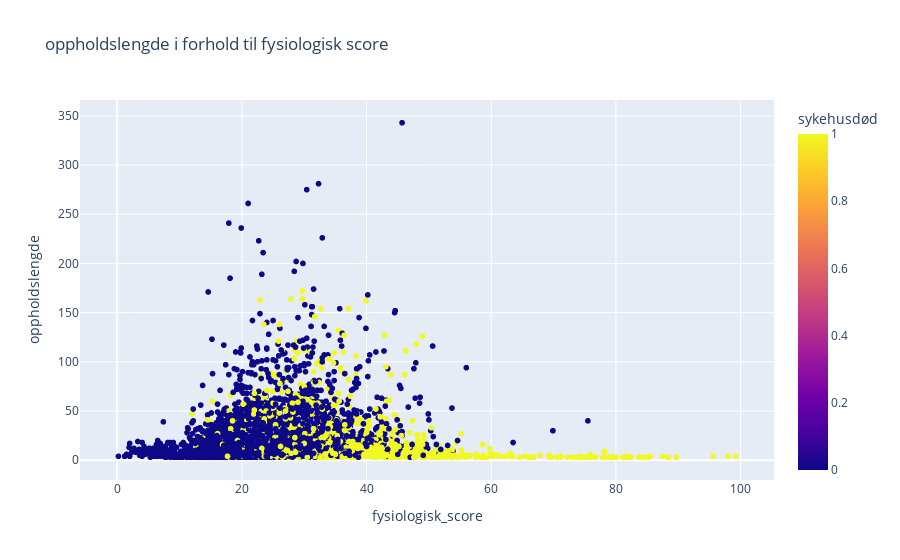

The notebook cell this image was saved under:
### Markdown cell above
##### Ser da at det er større sjangs for å overleve hvis man ikke har en høy fysiologisk score, kan indikere at jo lavere fysiologisk score man har jo kortere er man på sykehus, og friskerer er man. Ser også dette at hvis man har en veldig høy fysiologisk score når man blir lagt inn, så er det større sjangs for at man dør på sykehuset og har mindre opphold.

### Code cell
fig=px.scatter(df, x='fysiologisk_score', y='oppholdslengde', title= 'oppholdslengde i forhold til fysiologisk score',color='sykehusdød')
fig.show()

### Figure 1 — Plotly figure (JSON) as saved in the notebook; plotly's stock layout.template omitted (floating-point values rounded to 4 significant figures; data arrays with more than 128 entries replaced by an {"elided": "..."} marker saying what was removed)
{"data": [{"hovertemplate": "fysiologisk_score=%{x}<br>oppholdslengde=%{y}<br>sykehusdød=%{marker.color}<extra></extra>", "legendgroup": "", "marker": {"color": {"elided": "7734 int values"}, "coloraxis": "coloraxis", "symbol": "circle"}, "mode": "markers", "name": "", "showlegend": false, "type": "scattergl", "x": {"elided": "7734 float values"}, "xaxis": "x", "y": {"elided": "7734 int values"}, "yaxis": "y"}], "layout": {"coloraxis": {"colorbar": {"title": {"text": "sykehusdød"}}, "colorscale": [[0, "#0d0887"], [0.1111, "#46039f"], [0.2222, "#7201a8"], [0.3333, "#9c179e"], [0.4444, "#bd3786"], [0.5556, "#d8576b"], [0.6667, "#ed7953"], [0.7778, "#fb9f3a"], [0.8889, "#fdca26"], [1, "#f0f921"]]}, "legend": {"tracegroupgap": 0}, "title": {"text": "oppholdslengde i forhold til fysiologisk score"}, "xaxis": {"anchor": "y", "domain": [0, 1], "title": {"text": "fysiologisk_score"}}, "yaxis": {"anchor": "x", "domain": [0, 1], "title": {"text": "oppholdslengde"}}}}
